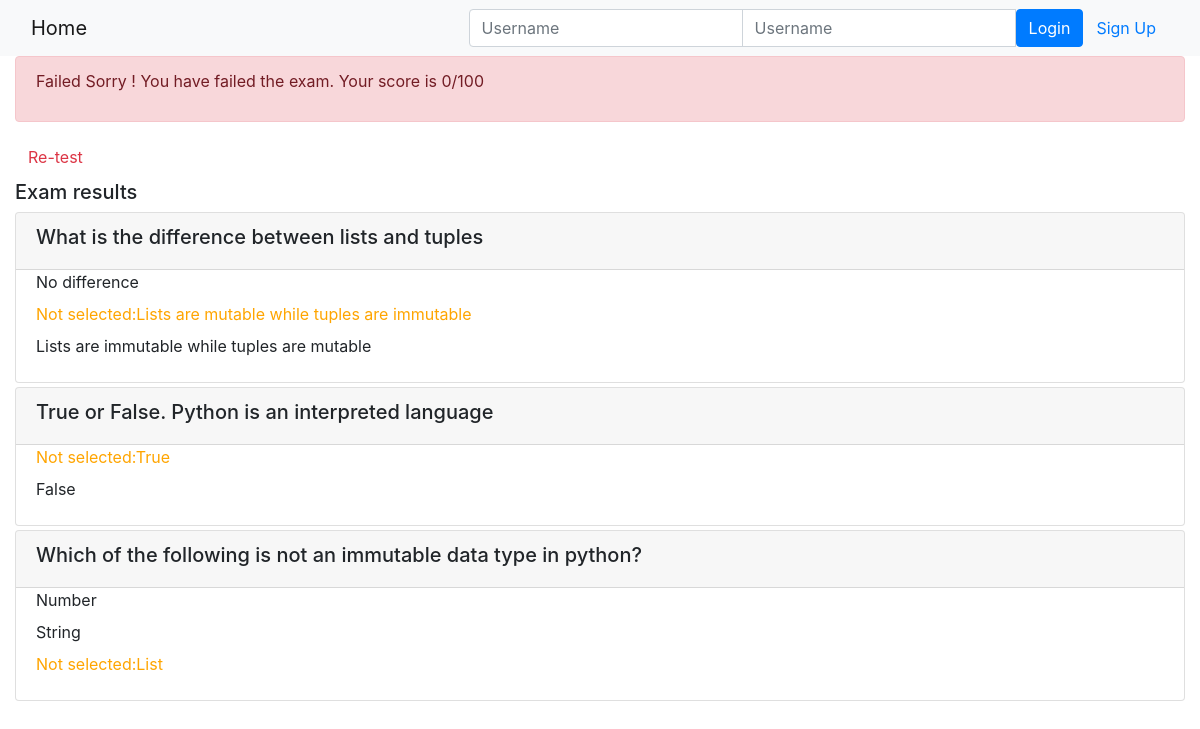
The page /onlinecourse/3/submit/3/results/ on the database its author committed.
### onlinecourse/models.py (models this page shows)
class Question(models.Model):
    course = models.ForeignKey(Course, on_delete=models.CASCADE)
    content = models.TextField()
    grade = models.FloatField(default=1)

class Choice(models.Model):
    content = models.TextField()
    question = models.ForeignKey(Question, on_delete=models.CASCADE)
    is_correct = models.BooleanField(default=True)

### onlinecourse/views.py (the view)
# urls.py: path('<int:course_id>/submit/<int:submission_id>/results/', views.exam_result, name='results'),
def exam_result(request, course_id, submission_id):
    context = {}
    grade = 0
    Total = 0
    total_marks = 0
    submission = get_object_or_404(Submission, pk=submission_id)
    course = get_object_or_404(Course, pk=course_id)
    questions = Question.objects.filter(course=course)
    for question in questions:
        Total += question.grade
    choices_id = submission.chocies.all()
    for choice in choices_id:
        if choice.is_correct:
            total_marks += 1
    grade = round((total_marks / Total)*100)
    context['grade'] = grade
    context['pk'] = course_id
    context['course'] = course
    context['selected_choices'] = choices_id
    return render(request, 'onlinecourse/exam_result_bootstrap.html', context)

### onlinecourse/templates/onlinecourse/exam_result_bootstrap.html (shortened to what this page needs)
<!DOCTYPE html>
<html lang="en">
<head>
    {% load static %}
    <link rel="stylesheet" href="https://maxcdn.bootstrapcdn.com/bootstrap/4.5.2/css/bootstrap.min.css">
</head>
<body>
 <nav class="navbar navbar-light bg-light">
    <div class="container-fluid">
        <div class="navbar-header">
              <a class="navbar-brand" href="{% url 'onlinecourse:index' %}">Home</a>
        </div>
        <ul class="nav navbar-nav navbar-right">
            {% if user.is_authenticated %}
            <li>
                <a class="btn btn-link" href="#">{{ user.first_name }}({{ user.username }})</a>
                <a class="btn btn-link" href="{% url 'onlinecourse:logout' %}">Logout</a>
            </li>
            {% else %}
            <li>
                <form class="form-inline" action="{% url 'onlinecourse:login' %}" method="post">
                    <div class="input-group">
                        <input type="text" class="form-control" placeholder="Username" name="username" >
                        <input type="password" class="form-control" placeholder="Username" name="psw" >
                        <button class="btn btn-primary" type="submit">Login</button>
                        <a class="btn btn-link" href="{% url 'onlinecourse:registration' %}">Sign Up</a>
                    </div>
                </form>
            </li>
            {% endif %}
        </ul>
    </div>
</nav>
<div class="container-fluid">
    {% if grade > 80 %}
    <div class="alert alert-success">
        <p>Congratulations, {{user.username}}! You have passed the exam and completed the course with score {{grade}}/100 </p>
    </div>
        {% else %}
        <div class="alert alert-danger">
            <p>Failed Sorry {{user.username}}! You have failed the exam. Your score is {{grade}}/100 </p>
        </div>
        <a class="btn btn-link text-danger" href="{% url 'onlinecourse:course_details' pk %}">Re-test</a>
        {% endif %}
        <div class="card-columns-vertical mt-1">
        <h5 class="">Exam results</h5>
        {% for question in course.question_set.all %}
            <div class="card mt-1">
                <div class="card-header"><h5>{{ question.content}}</h5></div>
                <div class="form-group">
                    {% for choice in question.choice_set.all %}
                        <div class="form-check">
                            {% if choice.is_correct and choice in selected_choices %}
                                <label style="color: green;">
                                Correct Answer:{{ choice.content }}
                                </label>
                            {% elif choice.is_correct and choice not in selected_choices %}
                                <label style="color: orange;">
                                Not selected:{{ choice.content }}
                                </label>
                            {% else %}
                                <label>
                                {{ choice.content }}
                                </label>
                            {% endif %}
                        </div>
                    {%endfor%}
                </div>
            </div>
        {% endfor %}
        </div>
    </div>
</body>
</html>

### rows shown on the page
Question: content "What is the difference between lists and tuples"
Choice: content "No difference"
Choice: content "Lists are mutable while tuples are immutable"
Choice: content "Lists are immutable while tuples are mutable"
Question: content "True or False. Python is an interpreted language"
Choice: content "True"
Choice: content "False"
Question: content "Which of the following is not an immutable data type in python?"
Choice: content "Number"
Choice: content "String"
Choice: content "List"

### other values the page prints
{{ grade }} "0"
